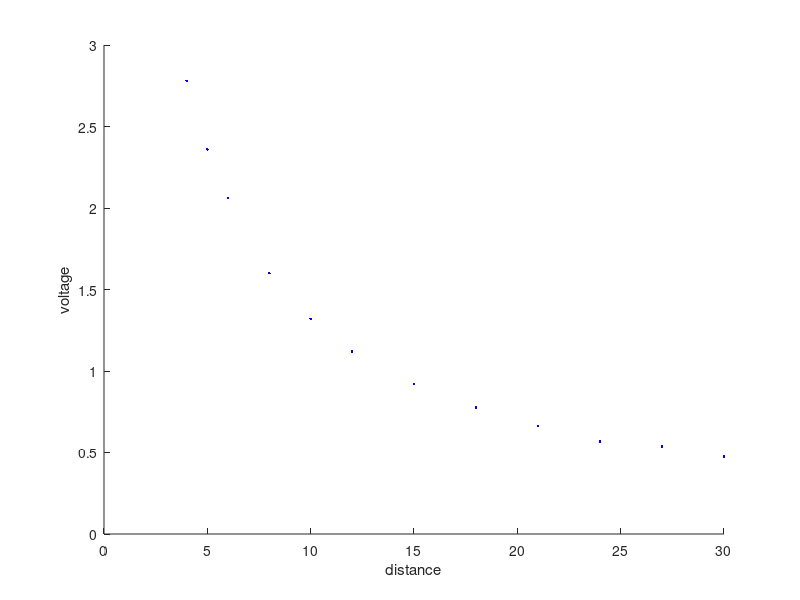
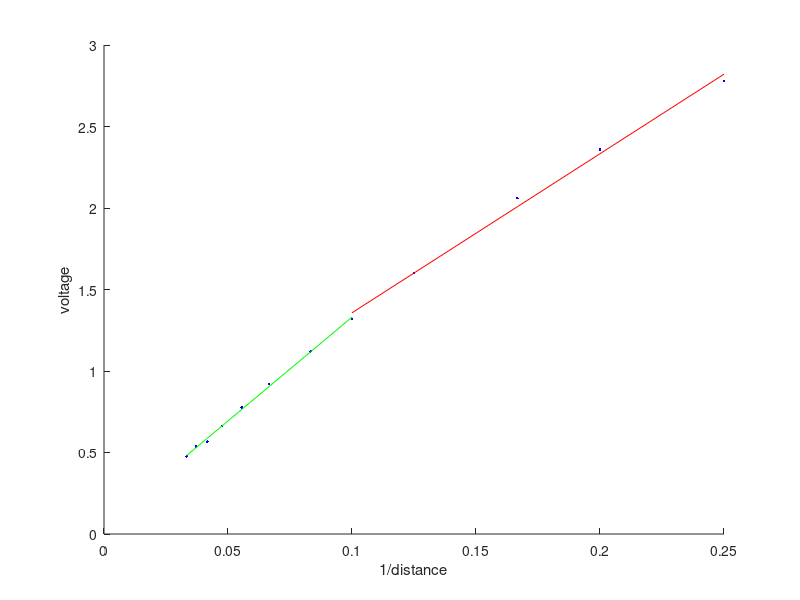

Write MATLAB code to recreate these figures, in order.
function fbsens2

close all

% 4cm-30cm, used on rear of car
distance=[4:1:6,8:2:12,15:3:30];
voltage=[2.78,2.36,2.06,1.6,1.32,1.12,.92,.776,.664,.567,.536,.476];

invdist=1./distance;

[line1]=polyfit(invdist(5:end),voltage(5:end),1)
[line2]=polyfit(invdist(1:5),voltage(1:5),1)


figure(1)
hold on
plot(distance,voltage,'b.');

xlabel('distance')
ylabel('voltage')
hold off


figure(2)
hold on
plot(invdist,voltage,'b.');
plot(invdist(5:end),polyval(line1,invdist(5:end)),'g');
plot(invdist(1:5),polyval(line2,invdist(1:5)),'r');

xlabel('1/distance')
ylabel('voltage')
hold off